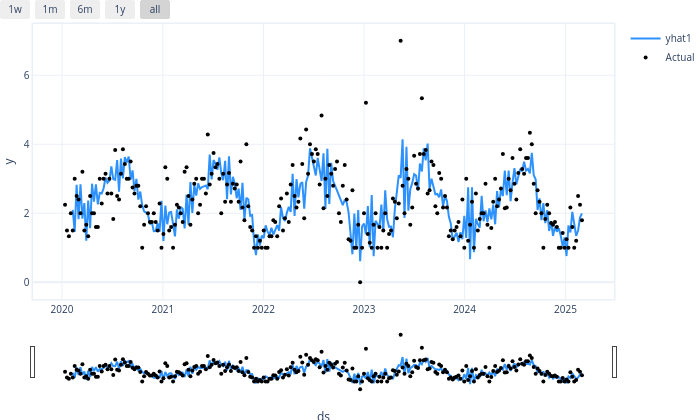
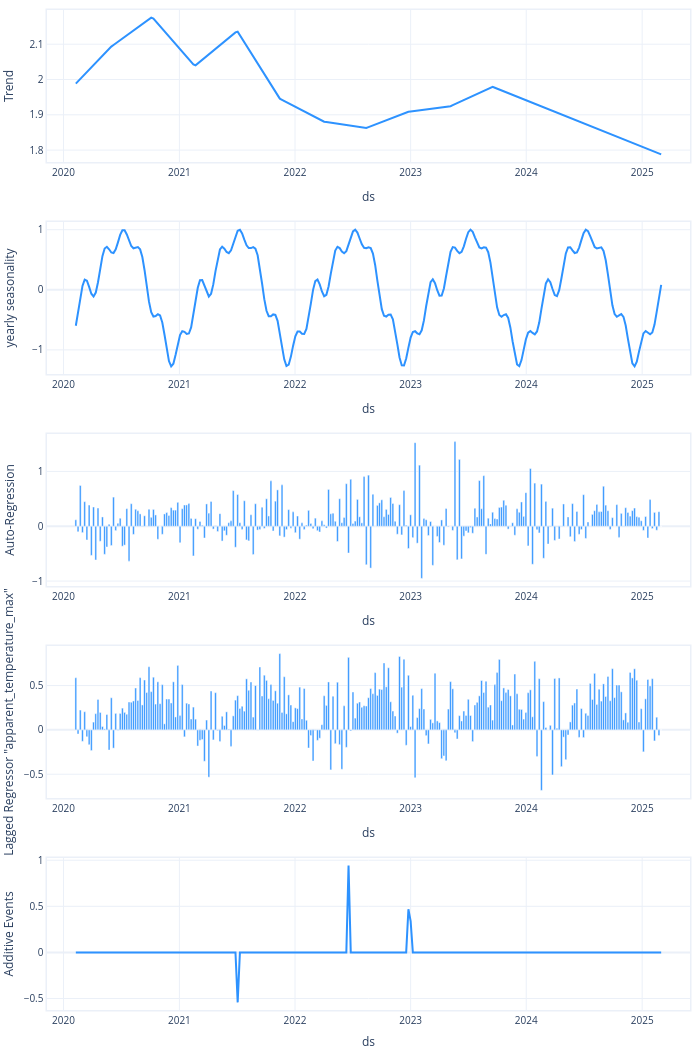

The notebook cell these images were saved under, in order:
### Code cell
# forecast already has the right columns: yhat1, trend, seasonality etc.
print(forecast.columns.tolist())

# Plot directly from forecast (no get_latest_forecast needed)
fig1 = model.plot(forecast)
fig1.show()

# Plot components
fig2 = model.plot_components(forecast)
fig2.show()

### Figure 1 — Plotly figure (JSON) as saved in the notebook; plotly's stock layout.template omitted (floating-point values rounded to 4 significant figures; data arrays with more than 128 entries replaced by an {"elided": "..."} marker saying what was removed)
{"data": [{"fill": "none", "line": {"color": "rgba(45, 146, 255, 1.0)", "width": 2}, "mode": "lines", "name": "yhat1", "type": "scatter", "x": {"elided": "269 str values"}, "y": {"elided": "269 float values"}}, {"marker": {"color": "black", "size": 4}, "mode": "markers", "name": "Actual", "type": "scatter", "x": {"elided": "269 str values"}, "y": {"elided": "269 float values"}}], "layout": {"autosize": true, "font": {"size": 10}, "height": 420, "hovermode": "x unified", "margin": {"b": 0, "l": 0, "pad": 0, "r": 10, "t": 10}, "showlegend": true, "title": {"font": {"size": 12}}, "width": 700, "xaxis": {"linewidth": 1.5, "mirror": true, "rangeselector": {"buttons": [{"count": 7, "label": "1w", "step": "day", "stepmode": "backward"}, {"count": 1, "label": "1m", "step": "month", "stepmode": "backward"}, {"count": 6, "label": "6m", "step": "month", "stepmode": "backward"}, {"count": 1, "label": "1y", "step": "year", "stepmode": "backward"}, {"step": "all"}]}, "rangeslider": {"visible": true}, "showline": true, "title": {"text": "ds"}, "type": "date"}, "yaxis": {"linewidth": 1.5, "mirror": true, "showline": true, "title": {"text": "y"}}}}

### Figure 2 — Plotly figure (JSON) as saved in the notebook; plotly's stock layout.template omitted (floating-point values rounded to 4 significant figures; data arrays with more than 128 entries replaced by an {"elided": "..."} marker saying what was removed)
{"data": [{"line": {"color": "#2d92ff", "width": 2}, "mode": "lines", "name": "Trend", "showlegend": false, "type": "scatter", "x": {"elided": "265 str values"}, "xaxis": "x", "y": {"elided": "265 float values"}, "yaxis": "y"}, {"line": {"color": "#2d92ff", "width": 2}, "mode": "lines", "name": "yearly seasonality", "showlegend": false, "type": "scatter", "x": {"elided": "265 str values"}, "xaxis": "x2", "y": {"elided": "265 float values"}, "yaxis": "y2"}, {"marker": {"color": "#2d92ff"}, "name": "Auto-Regression", "opacity": 1, "showlegend": false, "type": "bar", "x": {"elided": "265 str values"}, "xaxis": "x3", "y": {"elided": "265 float values"}, "yaxis": "y3"}, {"marker": {"color": "#2d92ff"}, "name": "Lagged Regressor \"apparent_temperature_max\"", "opacity": 1, "showlegend": false, "type": "bar", "x": {"elided": "265 str values"}, "xaxis": "x4", "y": {"elided": "265 float values"}, "yaxis": "y4"}, {"line": {"color": "#2d92ff", "width": 2}, "mode": "lines", "name": "Additive Events", "showlegend": false, "type": "scatter", "x": {"elided": "265 str values"}, "xaxis": "x5", "y": {"elided": "265 float values"}, "yaxis": "y5"}], "layout": {"autosize": true, "barmode": "overlay", "font": {"size": 10}, "height": 1050, "hovermode": "x unified", "legend": {"traceorder": "reversed", "y": 0.1}, "margin": {"b": 0, "l": 0, "pad": 0, "r": 10, "t": 10}, "title": {"font": {"size": 12}}, "width": 700, "xaxis": {"anchor": "y", "domain": [0, 1], "linewidth": 1.5, "mirror": true, "range": ["2019-11-10T00:00:00", "2025-06-01T00:00:00"], "showline": true, "title": {"text": "ds"}, "type": "date"}, "xaxis2": {"anchor": "y2", "domain": [0, 1], "linewidth": 1.5, "mirror": true, "range": ["2019-11-10T00:00:00", "2025-06-01T00:00:00"], "showline": true, "title": {"text": "ds"}, "type": "date"}, "xaxis3": {"anchor": "y3", "domain": [0, 1], "linewidth": 1.5, "mirror": true, "range": ["2019-11-10T00:00:00", "2025-06-01T00:00:00"], "showline": true, "title": {"text": "ds"}, "type": "date"}, "xaxis4": {"anchor": "y4", "domain": [0, 1], "linewidth": 1.5, "mirror": true, "range": ["2019-11-10T00:00:00", "2025-06-01T00:00:00"], "showline": true, "title": {"text": "ds"}, "type": "date"}, "xaxis5": {"anchor": "y5", "domain": [0, 1], "linewidth": 1.5, "mirror": true, "range": ["2019-11-10T00:00:00", "2025-06-01T00:00:00"], "showline": true, "title": {"text": "ds"}, "type": "date"}, "yaxis": {"anchor": "x", "domain": [0.848, 1], "linewidth": 1.5, "mirror": true, "rangemode": "normal", "showline": true, "title": {"text": "Trend"}}, "yaxis2": {"anchor": "x2", "domain": [0.636, 0.788], "linewidth": 1.5, "mirror": true, "rangemode": "tozero", "showline": true, "title": {"text": "yearly seasonality"}}, "yaxis3": {"anchor": "x3", "domain": [0.424, 0.576], "linewidth": 1.5, "mirror": true, "rangemode": "tozero", "showline": true, "title": {"text": "Auto-Regression"}}, "yaxis4": {"anchor": "x4", "domain": [0.212, 0.364], "linewidth": 1.5, "mirror": true, "rangemode": "tozero", "showline": true, "title": {"text": "Lagged Regressor \"apparent_temperature_max\""}}, "yaxis5": {"anchor": "x5", "domain": [0, 0.152], "linewidth": 1.5, "mirror": true, "rangemode": "tozero", "showline": true, "title": {"text": "Additive Events"}}}}
